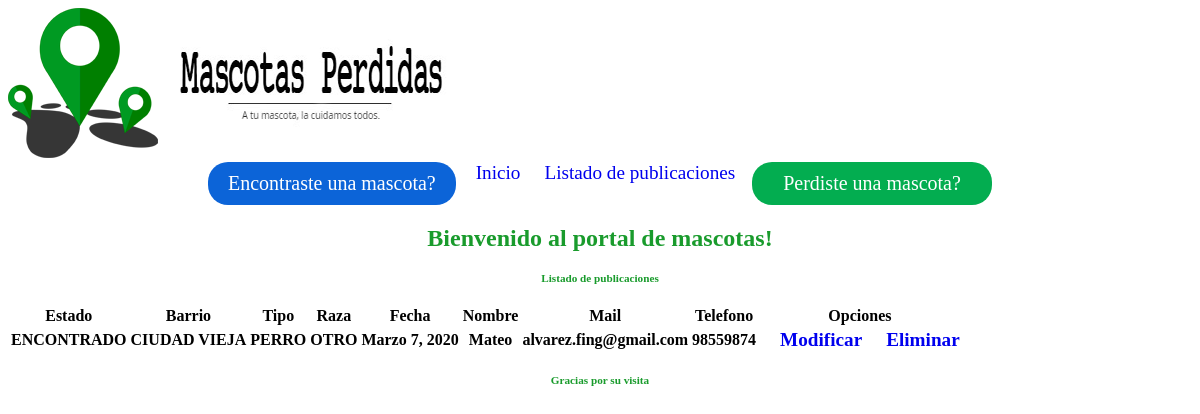
The page /listado_publicaciones/ on the database its author committed.
### Mascotas/models.py (models this page shows)
class MascotaPerdida(models.Model):
    estado = models.CharField(max_length=40)
    imagen = models.ImageField(null=True, blank=True)  # <---- NO SACAR EL NULL NI EL BLANK QUE SE ROMPE LA BBDD
    barrio = models.ForeignKey(Barrio, on_delete=models.CASCADE)
    tipo = models.ForeignKey(Tipo, on_delete=models.CASCADE)
    raza = models.ForeignKey(Raza, on_delete=models.CASCADE)
    fecha = models.DateField()
    nombre = models.CharField(max_length=40)
    mail = models.EmailField()
    telefono = models.IntegerField()
    descripcion = models.TextField()

class Barrio(models.Model):
    lugar = models.CharField(max_length=40)  # <---- Para indicar el barrio donde se perdio
    def __str__(self):
        return self.lugar

class Tipo(models.Model):
    especie = models.CharField(max_length=40)  # <---- Para indicar si es perro, gato, etc.
    def __str__(self):
        return self.especie

class Raza(models.Model):
    tipo = models.CharField(max_length=40)  # <---- Para indicar la raza del animal
    def __str__(self):
        return self.tipo

### Mascotasperdidas/views.py (the view)
# urls.py: path('listado_publicaciones/', Listado_publicaciones, name='listado_publicaciones'),
def Listado_publicaciones(request):
    listado = MascotaPerdida.objects.all()
    data = {
        'listado': listado
    }
    return render(request, 'listado_publicaciones.html', data)

### Mascotasperdidas/templates/listado_publicaciones.html (shortened to what this page needs)
{% extends 'base.html' %}
{% load static %}
{% block contenido %}
        <h3>Listado de publicaciones</h3>
        <table>
            <tr>
                <th>Estado</th>
                <th>Barrio</th>
                <th>Tipo</th>
                <th>Raza</th>
                <th>Fecha</th>
                <th>Nombre</th>
                <th>Mail</th>
                <th>Telefono</th>
                <th>Opciones</th>
            </tr>
            {% for l in listado %}
                <tr>
                    <th>{{ l.estado }}</th>
                    <th>{{ l.barrio }}</th>
                    <th>{{ l.tipo }}</th>
                    <th>{{ l.raza }}</th>
                    <th>{{ l.fecha }}</th>
                    <th>{{ l.nombre }}</th>
                    <th>{{ l.mail }}</th>
                    <th>{{ l.telefono }}</th>
                    <th>
                        <a href="{% url 'modificar_publicaciones' l.id %}">Modificar</a>
                        <a href="#" onclick="ConfirmarEliminacion({{l.id}})">Eliminar</a>
                    </th>
                </tr>
            {% endfor %}
        </table>
{% endblock %}

### Mascotasperdidas/static/css/style.css (style rules this page uses)
a:link { font-size: 120%; text-decoration:none; padding-left: 20px; }
h3 { color: #199B2C; font-size: 70%; margin: 20px; text-align: center; }

### rows shown on the page
MascotaPerdida: estado "ENCONTRADO", barrio "CIUDAD VIEJA", tipo "PERRO", raza "OTRO", fecha "Marzo 7, 2020", nombre "Mateo", mail "alvarez.fing@gmail.com", telefono "98559874"
